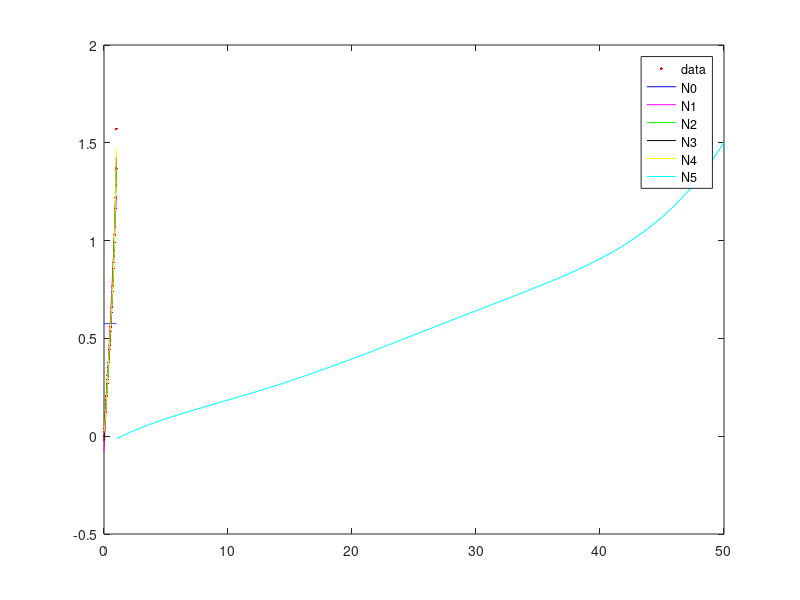

Source code (MATLAB):
xs = linspace(0, 1, 50);
ys = asin(xs);


coefs = polyfit(xs, ys, 0);
new_ys0 = polyval(coefs, xs);

coefs = polyfit(xs, ys, 1);
new_ys1 = polyval(coefs, xs);

coefs = polyfit(xs, ys, 2);
new_ys2 = polyval(coefs, xs);

coefs = polyfit(xs, ys, 3);
new_ys3 = polyval(coefs, xs);

coefs = polyfit(xs, ys, 4);
new_ys4 = polyval(coefs, xs);

coefs = polyfit(xs, ys, 5);
new_ys5 = polyval(coefs, xs);

plot(xs, ys, '.r;data;',xs, new_ys0, 'b;N0;' ,xs, new_ys1, 'm;N1;' ,xs, new_ys2, 'g;N2;' ,xs, new_ys3, 'k;N3;' ,xs, new_ys4, 'y;N4;',new_ys5 ,'c;N5;');
pause();
